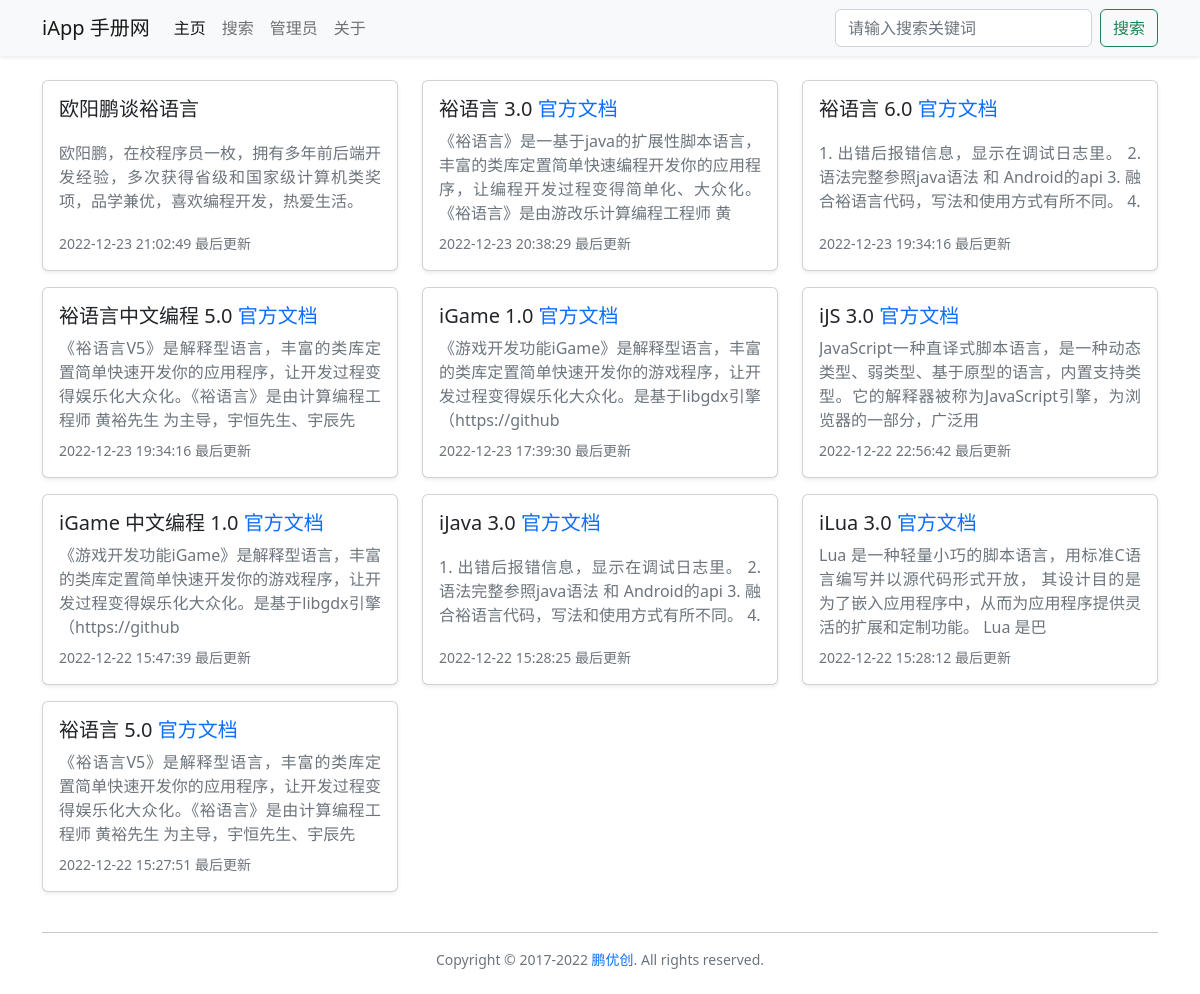
The page / on the database its author committed.
### tables this page shows
CREATE TABLE `iapp_doc_book` (
  `id` int NOT NULL AUTO_INCREMENT COMMENT '手册ID',
  `create_time` datetime NOT NULL DEFAULT CURRENT_TIMESTAMP COMMENT '上传时间',
  `intro` varchar(500) NOT NULL COMMENT '手册介绍',
  `title` varchar(255) NOT NULL COMMENT '手册标题',
  `update_time` datetime NOT NULL DEFAULT CURRENT_TIMESTAMP COMMENT '最后更新时间',
  PRIMARY KEY (`id`) USING BTREE
);

### include/public_fun.php (called while the page is built, shortened)
<?php
class Public_fun
{
    public int $book_id;
    public function get_book_url(int ...$book_id)
    {
        $book_id = $book_id ? $book_id[0] : $this->book_id;
        $book_url = 'book.php?book_id=' . $book_id;
        $book_url_static = 'book_' . $book_id . '.html';
        return Config::$url_static ? $book_url_static : $book_url;
    }
}

### index.php (the view, shortened to what this page needs)
<?php
require('./include/config.php');
require('./include/public_fun.php');
class Index extends Public_fun
{
    public function __construct()
    {
        $this->get_book_list();
    }
    public function get_book_list()
    {
        $table = Config::$table['book'];
        $sql = "SELECT * FROM `$table` ORDER BY UNIX_TIMESTAMP(`update_time`) DESC, `id`";
        $result = mysqli_query(Init::$conn, $sql);
        $list = mysqli_fetch_all($result, MYSQLI_ASSOC);
        $this->book_list = $list;
    }
}
$index = new Index();
?>
<!DOCTYPE html>
<html lang="zh-CN">
<head>
    <?php require('./include/head.php') ?>
</head>
<body>
    <?php require('./include/nav.php') ?>
    <div class="container">
        <div class="row mb-3">
            <?php
            foreach ($index->book_list as $book_info) {
                echo '
            <div class="col-xxl-3 col-xl-4 col-lg-4 col-md-6 mb-3">
                <a title="' . strip_tags($book_info['title']) . '"
                    class="justify-content-between card card-body shadow-sm h-100"
                    href="' . $index->get_book_url($book_info['id']) . '" role="button">
                    <div class="h5 text-truncate">' . $book_info['title'] . '</div>
                    <div class="mb-2 limit-line-4 text-muted text-justify">'
                    . strip_tags(mb_substr($book_info['intro'], 0, 80)) . '</div>
                    <div class="text-muted small">' . $book_info['update_time'] . ' 最后更新</div>
                </a>
            </div>';
            }
            ?>
        </div>
    </div>
    <?php require('./include/footer.php') ?>
</body>
</html>

### include/head.php (style rules this page uses)
.limit-line-4 { overflow: hidden; display: -webkit-box; -webkit-line-clamp: 4; -webkit-box-orient: vertical; }
.text-justify { text-align: justify; }
a { text-decoration: none; }

### rows shown on the page
iapp_doc_book: title "欧阳鹏谈裕语言", intro "欧阳鹏，在校程序员一枚，拥有多年前后端开发经验，多次获得省级和国家级计算机类奖项，品学兼优，喜欢编程开发，热爱生活。", update_time "2022-12-23 21:02:49"
iapp_doc_book: title "裕语言 3.0 官方文档", intro "《裕语言》是一基于java的扩展性脚本语言，丰富的类库定置简单快速编程开发你的应用程序，让编程开发过程变得简单化、大众化。《裕语言》是由游改乐计算编程工程师 黄", update_time "2022-12-23 20:38:29"
iapp_doc_book: title "裕语言 6.0 官方文档", intro "1. 出错后报错信息，显示在调试日志里。 2. 语法完整参照java语法 和 Android的api 3. 融合裕语言代码，写法和使用方式有所不同。 4.", update_time "2022-12-23 19:34:16"
iapp_doc_book: title "裕语言中文编程 5.0 官方文档", intro "《裕语言V5》是解释型语言，丰富的类库定置简单快速开发你的应用程序，让开发过程变得娱乐化大众化。《裕语言》是由计算编程工程师 黄裕先生 为主导，宇恒先生、宇辰先", update_time "2022-12-23 19:34:16"
iapp_doc_book: title "iGame 1.0 官方文档", intro "《游戏开发功能iGame》是解释型语言，丰富的类库定置简单快速开发你的游戏程序，让开发过程变得娱乐化大众化。是基于libgdx引擎（https://github", update_time "2022-12-23 17:39:30"
iapp_doc_book: title "iJS 3.0 官方文档", intro "JavaScript一种直译式脚本语言，是一种动态类型、弱类型、基于原型的语言，内置支持类型。它的解释器被称为JavaScript引擎，为浏览器的一部分，广泛用", update_time "2022-12-22 22:56:42"
iapp_doc_book: title "iGame 中文编程 1.0 官方文档", intro "《游戏开发功能iGame》是解释型语言，丰富的类库定置简单快速开发你的游戏程序，让开发过程变得娱乐化大众化。是基于libgdx引擎（https://github", update_time "2022-12-22 15:47:39"
iapp_doc_book: title "iJava 3.0 官方文档", intro "1. 出错后报错信息，显示在调试日志里。 2. 语法完整参照java语法 和 Android的api 3. 融合裕语言代码，写法和使用方式有所不同。 4.", update_time "2022-12-22 15:28:25"
iapp_doc_book: title "iLua 3.0 官方文档", intro "Lua 是一种轻量小巧的脚本语言，用标准C语言编写并以源代码形式开放， 其设计目的是为了嵌入应用程序中，从而为应用程序提供灵活的扩展和定制功能。 Lua 是巴", update_time "2022-12-22 15:28:12"
iapp_doc_book: title "裕语言 5.0 官方文档", intro "《裕语言V5》是解释型语言，丰富的类库定置简单快速开发你的应用程序，让开发过程变得娱乐化大众化。《裕语言》是由计算编程工程师 黄裕先生 为主导，宇恒先生、宇辰先", update_time "2022-12-22 15:27:51"

### other values the page prints
Config::$site_title "iApp 手册网"
